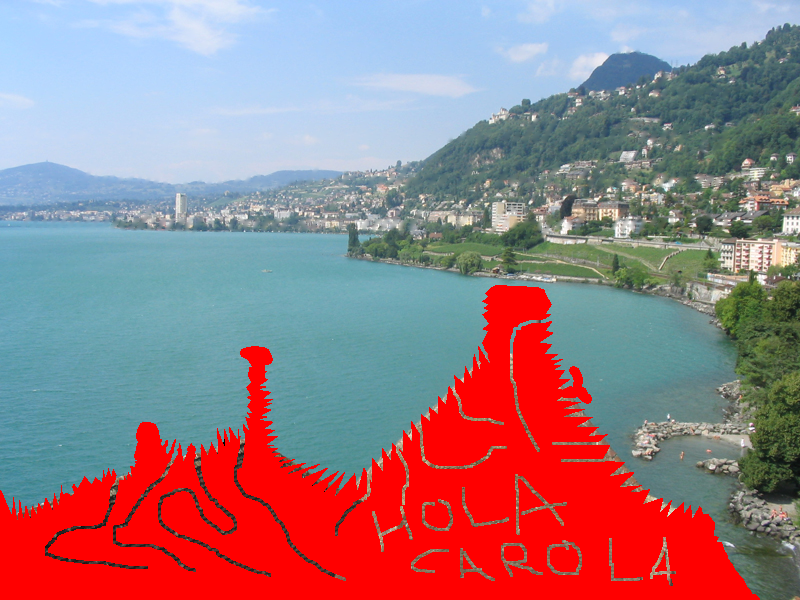
%> input picture Block4/TestSet/Goal_inpaint.png, 800 x 600 px
$ octave start_02.m   (GNU Octave 9; MATLAB toolbox functions it lacks are replaced by stand-ins)
%> lines starting %> are read from the running program, lines starting %| are printed output that depends on the picture; in (x1, y1, x2, y2) boxes, pixels count from 0 and x2, y2 are one past the last pixel; in counts of white or black regions, pixels touching at a corner belong together; the program's own positions count from 1
### Block4/find_similar_images.m
function similar_images = find_similar_images(im,mask,Nresults,image_db)

%% COMPUTING GIST DESCRIPTORS

try
    %All the images of the database have to be preprocesed using the
    %function computeGIST, these images are located in the file
    %descriptorsGIST.m
    %load('descriptorsGIST.mat');
    load(image_db);
catch
    disp(['ERROR: Could not load the .mat file ' GISTmatfile]);
    return;
end
%%
% Color transform structure for sRGB->L*a*b*
cform = makecform('srgb2lab');

% Compute GIST descriptor for the query image
Nfeatures = sum(param.orientationsPerScale)*(param.numberBlocks^2);
if param.color == 1
    imgLab = applycform(im,cform);
    g = zeros(1,3*Nfeatures);
    for j = 1:3
        [des,~] = LMgist(imgLab(:,:,j), '', param);
        g(1,(Nfeatures*(j-1))+1:Nfeatures*j) = des;
    end
else
    [g,~] = LMgist(im, '', param);
end

% Crop both the query image and the mask to the central square portion used
% to compute the GIST descriptor
m = min([size(im,1) size(im,2)]);
s = floor(([size(im,1) size(im,2)]-m)/2);
im = im(s(1)+1:s(1)+m,s(2)+1:s(2)+m,:);
mask = mask(s(1)+1:s(1)+m,s(2)+1:s(2)+m);
mask_sm = imresize(mask,[param.imageSize param.imageSize]);


% GIST weights are the average value of mask pixels within each block
s = floor(linspace(0,param.imageSize,param.numberBlocks+1));
blockWeight = zeros(param.numberBlocks);
for y = 1:param.numberBlocks
    for x = 1:param.numberBlocks
        block = mask_sm(s(y)+1:s(y+1),s(x)+1:s(x+1));
        blockWeight(y,x) = 1 - mean(block(:));
    end
end
blockWeight = repmat(blockWeight(:)',[1 sum(param.orientationsPerScale)]);
if param.color == 1
    blockWeight = repmat(blockWeight,[1 3]);
end

% Calculate weighted Euclidean distance
dist = GIST - repmat(g,[size(GIST,1) 1]);
dist = repmat(blockWeight,[size(GIST,1) 1]).*dist;
dist = sum(dist.^2,2);

% Get Nresults nearest images and use them to fill in missing pixels of query
% image; display results
[~,ind] = sort(dist,'ascend');
best_images = cell(Nresults,1);
for i = 1:Nresults
    % Most similar images are saved
    best_images{i,1} = ['Images' '/' filenames{ind(i)}];
end
similar_images = best_images;
end

### Block4/start_02.m
clc;
close all;
clearvars;
%clear all;

addpath UGM/KPM
addpath UGM/compiled
addpath UGM/decode
addpath UGM/examples
addpath UGM/infer
addpath UGM/mex
addpath UGM/minConf_2009
addpath UGM/minFunc_2009
addpath UGM/minFunc_2009/logistic
addpath UGM/misc
addpath UGM/sample
addpath UGM/sub
addpath UGM/train

%%% OPEN INPUT IMAGES
disp('Reading the input data...');

%load images
%TODO: Save on the TestSet Folder the image to restore, and read it
file2read = ['TestSet/Goal_inpaint.png'];
I0 = imread(file2read);
%> I0 is the input picture: size 600x800x3 uint8; mean R, G, B 156.3, 123.3, 130.7
I0 = imresize(I0,0.74); %comment if you don't want to downscale the images
%> I0: size 444x592x3 uint8
I0 = (double(I0)/255);  % image to fill
%> I0: size 444x592x3 double

%load mask
%TODO: Save on the testSet Folder the mask of the image to resotre.
file2read = ['TestSet/mask_goal_image.png'];
mask = imread(file2read);
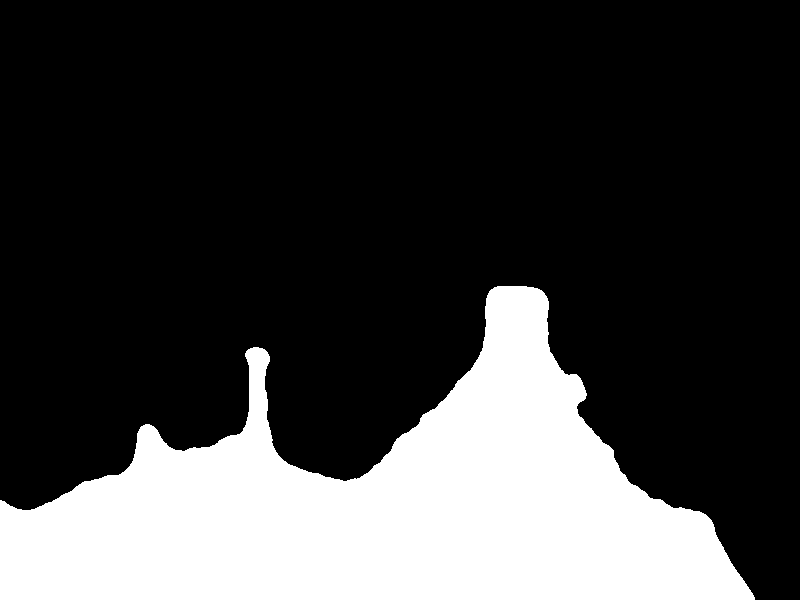
%> input picture Block4/TestSet/mask_goal_image.png, 800 x 600 px
%> mask: size 600x800 logical; 24.4% white; 1 white region, box (x1, y1, x2, y2) and area: (0, 286, 755, 600) 117161
mask = imresize(mask,0.74); %%comment if you don't want to downscale the images
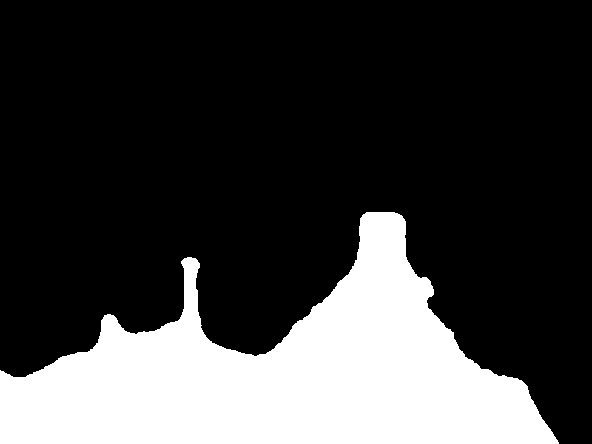
%> mask: size 444x592 logical; 24.4% white; 1 white region, box (x1, y1, x2, y2) and area: (0, 212, 559, 444) 64153
% mask = (double(mask)/255);  %mask of the hole to fill
mask = (double(mask)/max(mask(:)));  %mask of the hole to fill

% Creating the mask
% mask = rgb2gray(mask);
mask(mask~=1) = 0;  %remove gray scale, just binary


%Find area where graphical model will be applied
dist = bwdist(mask,'euclidean');
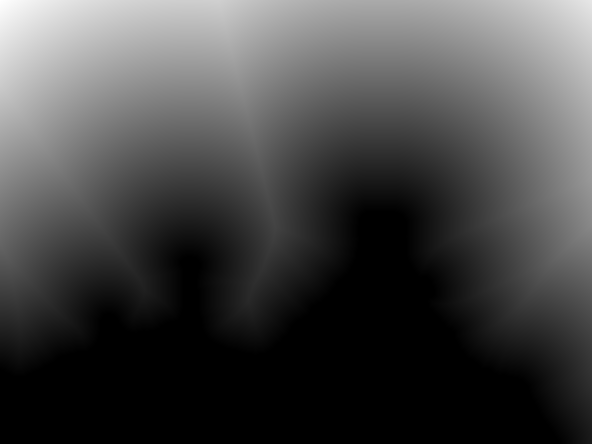
%> dist: size 444x592 single; min 0, max 316.9, mean 88.1; drawn with min black and max white
mask_extended = mask;

%try several values
mask_extended(dist<=40 & mask~=1) = 1; % The added area  where graphical model will be applied
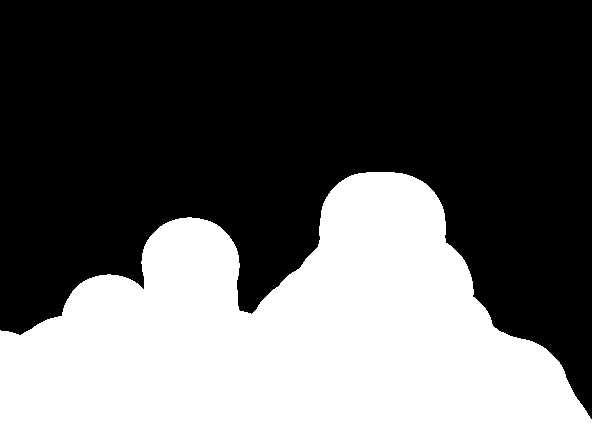
%> mask_extended: size 444x592 double; values 0 (black) and 1 (white), 39.4% white; 1 white region, box (x1, y1, x2, y2) and area: (0, 172, 592, 444) 103667

% Get Nresults nearest images and use them to fill in missing pixels of query
% image; display results
Nresults = 5;
disp('Finding the most similar images...');
similar_images = find_similar_images(I0,mask,Nresults,'descriptorsGIST.mat');
%> in find_similar_images, `imgLab = applycform(im,cform);`: imgLab: size 444x592x3 double; mean of channels 1, 2, 3 61, 11.2, 9.3
%> the run ends on the next line
